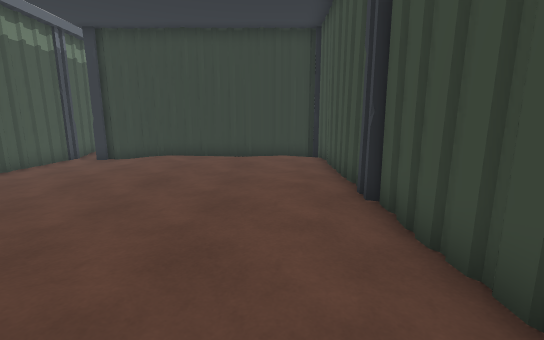
View 1 (above)

24 first-person views from a walk through a scene from a Unity 3-D project. The camera is 1.5 m above the floor, tilts 10° down and sees 90° across. The floor is counted in squares, 1 m on a side. Each view is taken from the middle of a square. On the plan, view 1 faces up. The plan holds only what a view shows up to about 14 squares ahead; the rest is blank. The place goes on beyond the plan. Some animated figures are left out. Door leaves are left out, so doorways stand open.

View 2
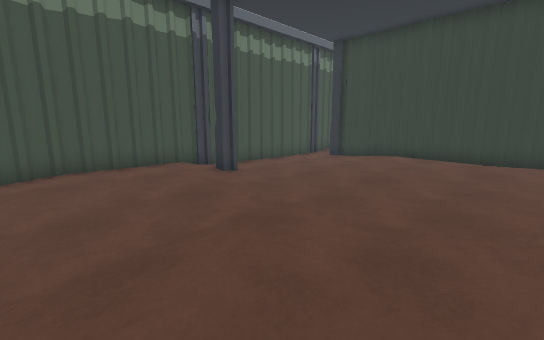

View 3
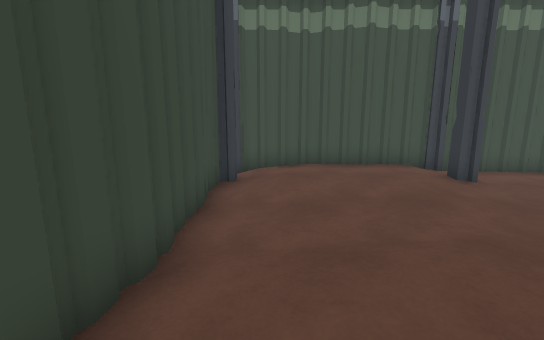

View 4
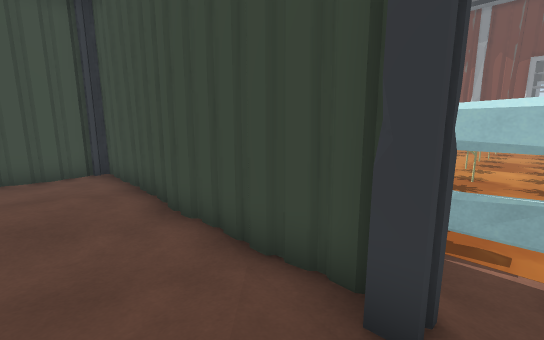

View 5
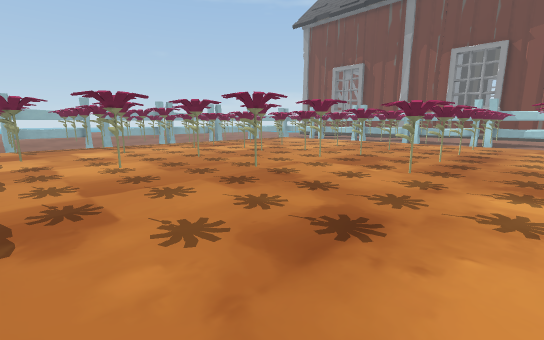

View 6
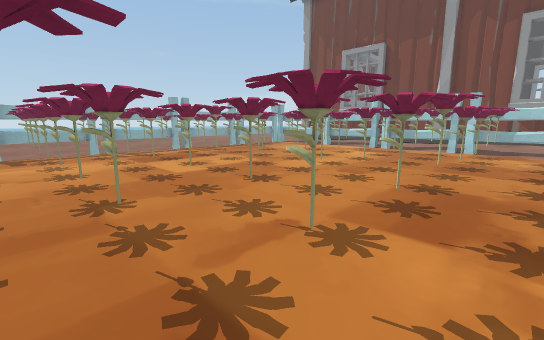

View 7
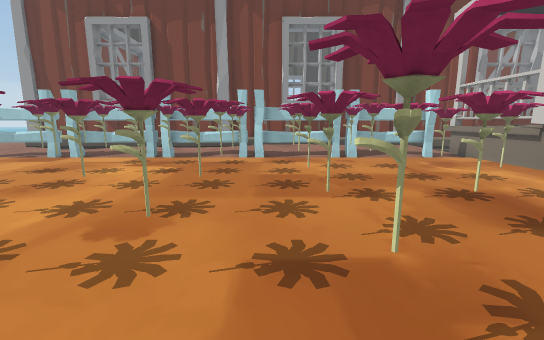

View 8
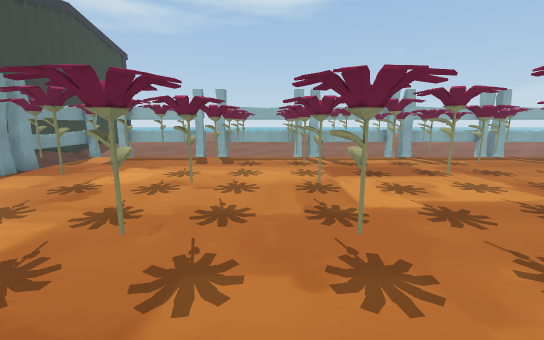

View 9
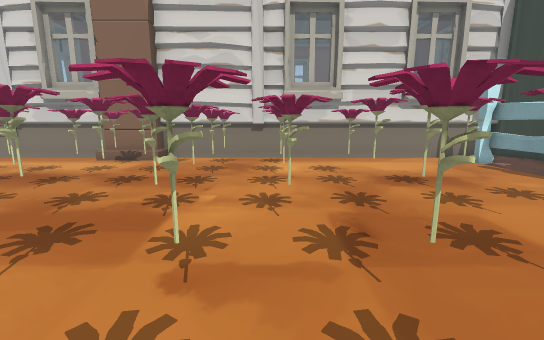

View 10
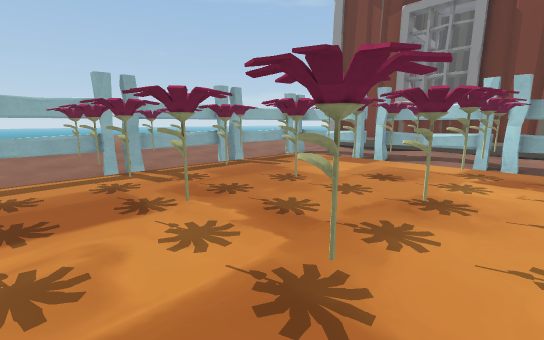

View 11
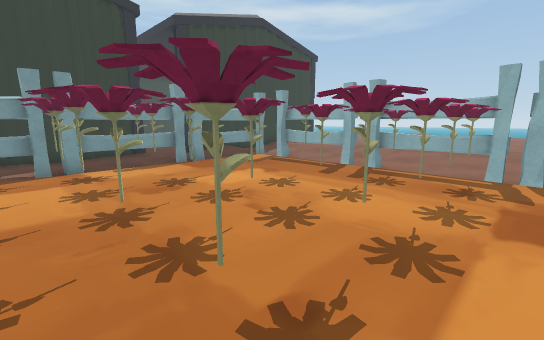

View 12
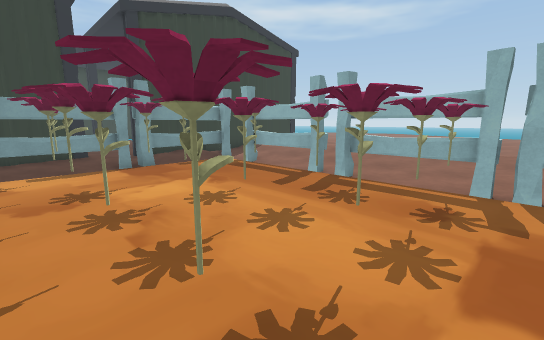

View 13
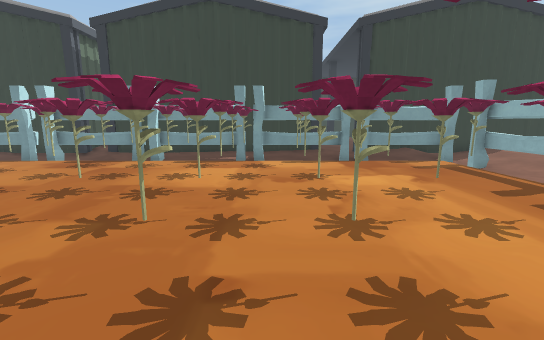

View 14
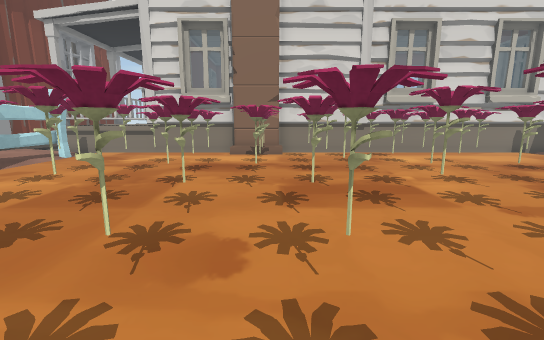

View 15
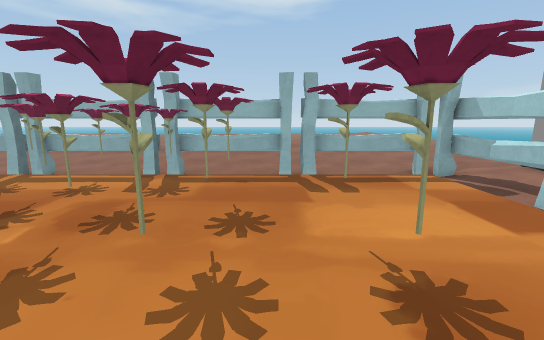

View 16
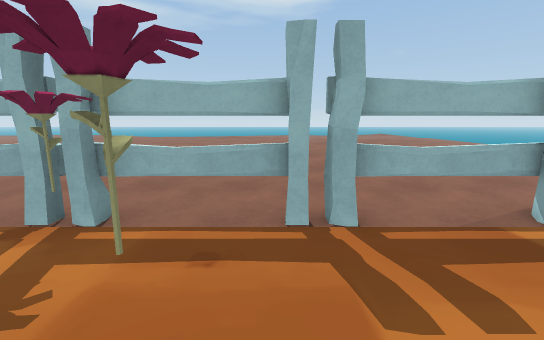

View 17
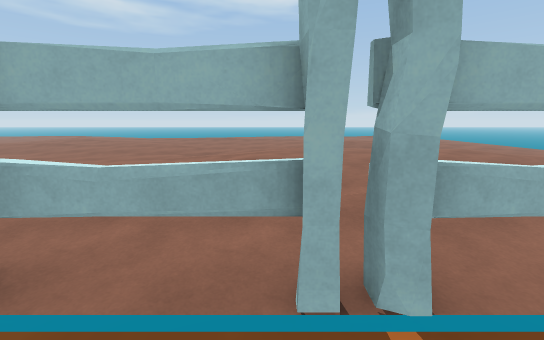

View 18
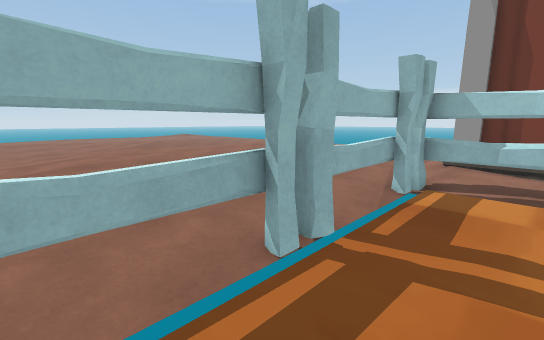

View 19
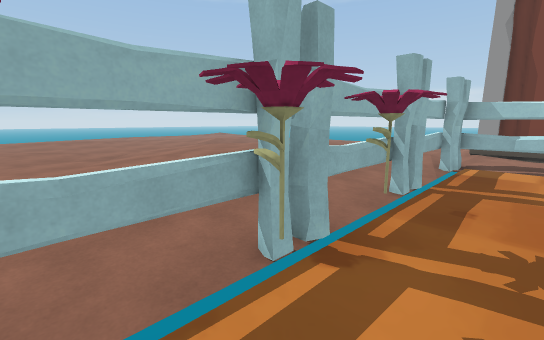

View 20
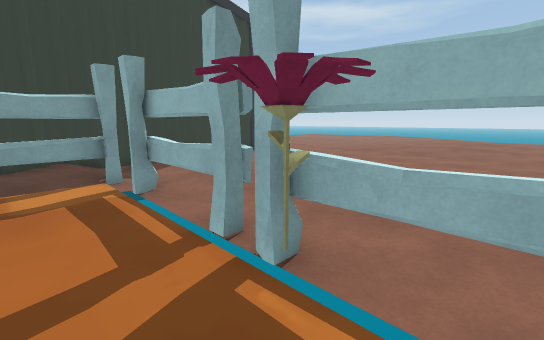

View 21
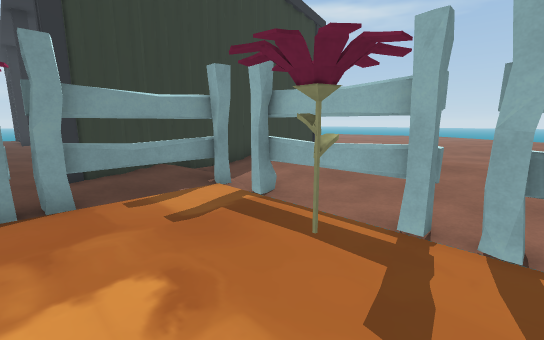

View 22
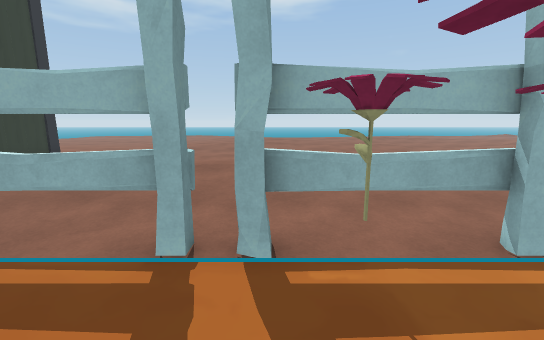

View 23
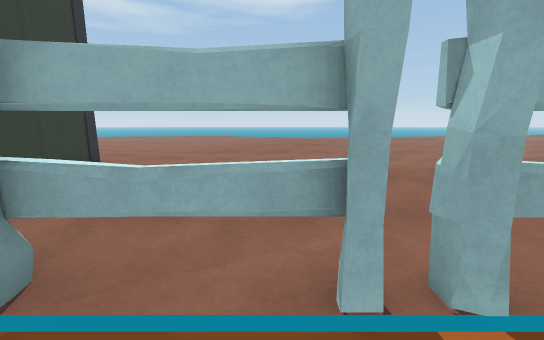

View 24
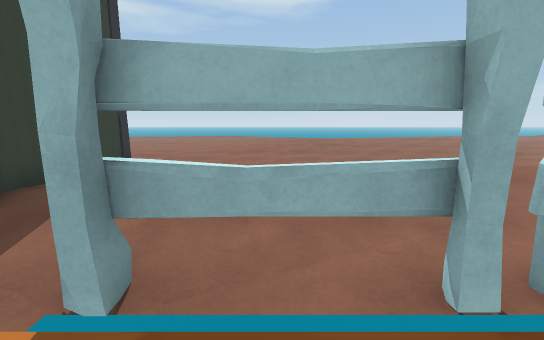

### Floor plan
Key: @ floor where view 1 was taken; # wall or solid block; x gap in a wall; . main floor; : floor 0.25 m higher than the main floor; + floor 0.5 m higher than the main floor; / step, stairs or slope; = window, fence, low wall or low ledge; ^ raised ledge; F fence; L flower; O other object.
Columns run from 17 left of view 1 to 18 right of it. Each row starts with its distance up from view 1.
 13         #:
 12         #:##########
 11         #::::::::  #
 10         #:::/+:++++#
  9         #:.::::++:+#::
  8         #.:::::::::#::
  7         #:.:::::::+#::
  6         #:..:::::++#::
  5         #:#:.::::++#:#
  4         #+:::::::::#:.
  3         #+:+:::::::#:.
  2         #++:::/+:::#:.
  1         #++:::/::::#:             ::
  0         #::::.:::@:#::           :::
 -1   #######/#:########:##########:::::
 -2   #....../########  : # #.  #  :::::
 -3   #.#FFF#FFFFFFF#FFFxFFF#./:   :::::
 -4   #.........L.O.L.L.....F./:   :::::
 -5   #.......L.............FF::   :::::
 -6   #.........L.L.L.L.L...FF./:  :::::
 -7   #.....L.L.............FF./:+ :::::
 -8   #.........L.L.L.L.L.L.FF./:: :::::
 -9   #....LL.L.............#F./:  .::::
-10   #.........L.L.L.L.LL.LFF.::: .:.::
-11   #..O.LL.L.............FF../: :.:::
-12   #.........L.L.L.L.LL.LFF../: :.:::
-13   #..O.LL.L.L.........OL#F..:: :..::
-14   #..O.LL.L.L.O.L.L.O..LFF..:::::.::
-15   #.........L.L.L.L.LL.LFF..:::::.::
-16   ##.L.LL.L.............FF.:: :::..:
-17   ##........L.L.L.L.LL.L#F.::  ::..:
-18   ##...LL.L.............FF..:::::::.
-19   #.........L.O.L.L.L.L.FF..::+:::::
-20   #....LL.L.............FF..:::+::::
-21   #.........L.L.L.L.L...#F...::+++:
-22   #.....L.O.............FF..::::+++
-23   =.........O.O.L.O.....FF..:::++::
-24   =.....................FF..: :+++:
-25 ^^=.#FFF#FFFFFFFFFFFx#FFF..:: :+++
-26   =/.::: ..  //F :: ....F.::: :+++
-27   # ::        :::: ## .::.::  ::++

Where each view was taken, in squares from view 1:
view 1: 0 up, 0 right, facing up
view 2: 0 up, 0 right, facing up-left
view 3: 0 up, 0 right, facing left
view 4: 1 up, 8 left, facing down-right
view 5: 4 down, 12 left, facing down-right
view 6: 9 down, 8 left, facing down-right
view 7: 13 down, 6 left, facing down
view 8: 11 down, 5 left, facing right
view 9: 11 down, 3 left, facing left
view 10: 14 down, 2 left, facing down-right
view 11: 13 down, 2 left, facing up-right
view 12: 13 down, 0 right, facing up-right
view 13: 14 down, 0 right, facing up
view 14: 16 down, 1 left, facing left
view 15: 20 down, 1 left, facing right
view 16: 20 down, 3 right, facing right
view 17: 20 down, 5 right, facing right
view 18: 18 down, 5 right, facing down-right
view 19: 14 down, 5 right, facing down-right
view 20: 11 down, 5 right, facing up-right
view 21: 9 down, 3 right, facing up-right
view 22: 9 down, 4 right, facing right
view 23: 7 down, 5 right, facing right
view 24: 6 down, 5 right, facing right
